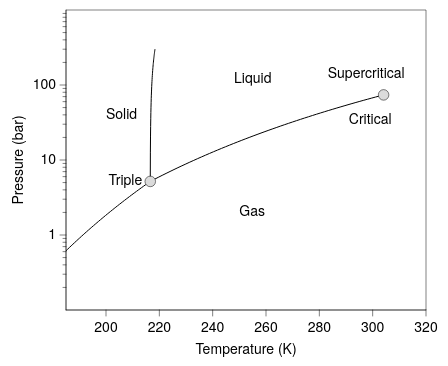

Source (Vega-Lite JSON):
### Vega-Lite specification from a JSON file in a GitHub repository (floating-point values rounded to 4 significant figures; data arrays with more than 128 entries replaced by an {"elided": "..."} marker saying what was removed)
{"background": null, "config": {"arc": {"fill": "#DBDBDB", "fillOpacity": 1.0, "innerRadius": 37.5, "padAngle": 0.03, "stroke": "black", "strokeOpacity": 1, "strokeWidth": 0.25}, "area": {"fill": "#DBDBDB", "fillOpacity": 1.0, "stroke": "black", "strokeOpacity": 1, "strokeWidth": 0.25}, "axis": {"domain": true, "domainCap": "round", "domainColor": "black", "domainWidth": 0.25, "grid": false, "gridCap": "round", "gridColor": "#F1F1F1", "gridDash": [0, 0], "gridOpacity": 1.0, "gridWidth": 0.25, "labelColor": "black", "labelFont": "Helvetica Neue, HelveticaNeue, Helvetica, Arial, sans-serif", "labelFontSize": 7, "labelFontStyle": "normal", "labelFontWeight": 400, "offset": 0, "ticks": true, "tickCap": "round", "tickColor": "black", "tickRound": false, "tickSize": 3, "tickWidth": 0.25, "titleColor": "black", "titleFont": "Helvetica Neue, HelveticaNeue, Helvetica, Arial, sans-serif", "titleFontSize": 7, "titleFontStyle": "normal", "titleFontWeight": 400}, "axisX": {"domain": true, "labelAlign": "center", "labelAngle": 0, "labels": true, "ticks": true, "translate": 0}, "axisY": {"domain": true, "labelAlign": "right", "labelAngle": 0, "labels": true, "ticks": true, "translate": 0}, "axisRight": {"domain": true, "labelAlign": "left", "labelAngle": 0, "labels": true, "ticks": true, "translate": 0}, "axisTop": {"domain": true, "labelAlign": "center", "labelAngle": 0, "labels": true, "ticks": true, "translate": 0}, "axisBand": {"tickOffset": 0}, "bar": {"fill": "#DBDBDB", "fillOpacity": 1.0, "stroke": "black", "strokeOpacity": 1, "strokeWidth": 0.25}, "boxplot": {"size": 13.5, "ticks": {"cornerRadius": 0.25, "fill": "black", "opacity": 1, "size": 6.75, "thickness": 0.25}, "box": {"fillOpacity": 1.0, "stroke": "black", "strokeOpacity": 1, "strokeWidth": 0.25}, "median": {"cornerRadius": 0, "fill": "black", "fillOpacity": 1.0, "opacity": 1, "size": 13.5, "thickness": 0.25}, "rule": {"fill": "black", "fillOpacity": 1.0, "size": 15.0, "stroke": "black", "strokeDash": [0, 0], "strokeOpacity": 1, "strokeWidth": 0.25}, "outliers": {"color": "black", "fill": "black", "fillOpacity": 1.0, "size": 0, "stroke": "black", "strokeOpacity": 1, "strokeWidth": 0.25}}, "circle": {"fill": "black", "fillOpacity": 1.0, "size": 1.875, "stroke": null, "strokeOpacity": 1, "strokeWidth": 0.25}, "errorband": {"band": {"fillOpacity": 0.6, "stroke": null, "strokeWidth": 0.25, "strokeOpacity": 1}, "borders": {"opacity": 0, "strokeOpacity": 0.25, "strokeWidth": 1}}, "errorbar": {"opacity": 1, "rule": {"strokeDash": [0, 0], "strokeWidth": 0.25}, "ticks": {"color": "black", "cornerRadius": 0.125, "opacity": 1, "size": 9.0, "thickness": 0.25}, "thickness": 0.25}, "font": "Helvetica Neue, HelveticaNeue, Helvetica, Arial, sans-serif", "geoshape": {"fill": "#DBDBDB", "fillOpacity": 1.0, "stroke": "black", "strokeOpacity": 1, "strokeWidth": 0.25}, "header": {"labelColor": "black", "labelFont": "Helvetica Neue, HelveticaNeue, Helvetica, Arial, sans-serif", "labelFontSize": 7, "labelFontStyle": "normal", "labelFontWeight": 400, "titleColor": "black", "titleFont": "Helvetica Neue, HelveticaNeue, Helvetica, Arial, sans-serif", "titleFontSize": 7, "titleFontStyle": "normal", "titleFontWeight": 400, "titlePadding": 0}, "legend": {"disable": false, "offset": 4.5, "titlePadding": 4, "labelOffset": 2, "gradientLabelOffset": 2, "gradientLength": 75.0, "gradientThickness": 7.5, "gradientOpacity": 1.0, "gradientStrokeColor": "black", "gradientStrokeWidth": 0.25, "labelColor": "black", "labelFont": "Helvetica Neue, HelveticaNeue, Helvetica, Arial, sans-serif", "labelFontSize": 7, "labelFontStyle": "normal", "labelFontWeight": 400, "strokeColor": "black", "strokeWidth": 0, "symbolSize": 42, "symbolStrokeColor": "black", "symbolStrokeWidth": 0.25, "titleColor": "black", "titleFont": "Helvetica Neue, HelveticaNeue, Helvetica, Arial, sans-serif", "titleFontSize": 7, "titleFontStyle": "normal", "titleFontWeight": 400}, "line": {"color": "black", "stroke": "black", "strokeCap": "butt", "strokeDash": [0, 0], "strokeOpacity": 1, "strokeWidth": 0.5}, "point": {"filled": true, "fill": "#DBDBDB", "fillOpacity": 1.0, "size": 7.5, "stroke": "black", "strokeOpacity": 1, "strokeWidth": 0.25}, "range": {"category": ["#B2B2B2", "#4A7CD3", "#008542", "#664CAF", "#509F98", "#636363", "#284F93", "#005226", "#382864", "#285753"], "diverging": {"scheme": ["#443E60", "#5F597E", "#7C759B", "#9994B6", "#B7B4CC", "#D6D5DC", "#F6F6F6", "#D1DAD9", "#A4C2BF", "#7AA9A4", "#578E89", "#37736E", "#1B5954"]}, "heatmap": {"scheme": ["#440154", "#472270", "#433E82", "#38598C", "#2C728E", "#238A8D", "#24A086", "#39B578", "#5DC862", "#96D646", "#CAE02D", "#FDE724"]}, "ordinal": {"scheme": ["#F1F1F1", "#DBDBDB", "#C6C6C6", "#B2B2B2", "#9D9D9D", "#898989", "#767676", "#636363", "#515151", "#404040", "#2F2F2F", "#1F1F1F"]}, "ramp": {"scheme": ["#440154", "#472270", "#433E82", "#38598C", "#2C728E", "#238A8D", "#24A086", "#39B578", "#5DC862", "#96D646", "#CAE02D", "#FDE724"]}}, "rule": {"color": "black", "stroke": "black", "strokeCap": "round", "strokeDash": [2, 2], "strokeOpacity": 1, "strokeWidth": 0.25}, "scale": {"barBandPaddingInner": 0.1, "rectBandPaddingInner": 0, "tickBandPaddingInner": 0.1, "bandPaddingOuter": 0.1, "bandWithNestedOffsetPaddingInner": 0.2, "bandWithNestedOffsetPaddingOuter": 0.2, "offsetBandPaddingInner": 0, "offsetBandPaddingOuter": 0, "round": false}, "rect": {"fill": "#DBDBDB", "fillOpacity": 1.0, "stroke": "black", "strokeOpacity": 1, "strokeWidth": 0.25}, "square": {"fill": "#DBDBDB", "fillOpacity": 1.0, "size": 15.0, "stroke": "black", "strokeOpacity": 1, "strokeWidth": 0.25}, "text": {"color": "black", "font": "Helvetica Neue, HelveticaNeue, Helvetica, Arial, sans-serif", "fontSize": 7, "fontStyle": "normal", "fontWeight": 400}, "tick": {"color": "black", "cornerRadius": 0.125, "opacity": 1.0, "size": 13.5, "thickness": 0.25}, "title": {"anchor": "middle", "frame": "group", "color": "black", "font": "Helvetica Neue, HelveticaNeue, Helvetica, Arial, sans-serif", "fontSize": 7, "fontStyle": "normal", "fontWeight": 400, "subtitleColor": "black", "subtitleFont": "Helvetica Neue, HelveticaNeue, Helvetica, Arial, sans-serif", "subtitleFontSize": "Helvetica Neue, HelveticaNeue, Helvetica, Arial, sans-serif", "subtitleFontStyle": "normal", "subtitleFontWeight": 400}, "trail": {"color": "black", "opacity": 1, "size": 0.5}, "view": {"continuousWidth": 180, "continuousHeight": 150, "discreteWidth": 180, "discreteHeight": 150, "fill": null, "stroke": "black", "strokeWidth": 0.25}}, "layer": [{"layer": [{"data": {"name": "data-8fe92955c799ebca20823ced94063bf8"}, "mark": {"type": "line"}, "encoding": {"detail": {"field": "boundary", "type": "nominal"}, "x": {"field": "T", "scale": {"domain": [185, 320], "nice": false}, "title": "Temperature (K)", "type": "quantitative"}, "y": {"axis": {"values": [1, 10, 100]}, "field": "P", "scale": {"domain": [1, 300], "nice": false, "type": "log"}, "title": "Pressure (bar)", "type": "quantitative"}}}, {"data": {"name": "data-552e38837a02bf9e1416e4e04ed8ceca"}, "mark": {"type": "point", "filled": true, "opacity": 1, "size": 28}, "encoding": {"x": {"field": "T", "type": "quantitative"}, "y": {"field": "P", "type": "quantitative"}}}, {"data": {"values": [{"__dysonsphere__": 1}]}, "mark": {"type": "text", "align": "left", "angle": 0, "baseline": "middle", "dx": 0, "dy": 0, "opacity": 1.0}, "encoding": {"text": {"value": "Solid"}, "x": {"datum": 200.0}, "y": {"datum": 40.0}}}, {"data": {"values": [{"__dysonsphere__": 1}]}, "mark": {"type": "text", "align": "left", "angle": 0, "baseline": "middle", "dx": 0, "dy": 0, "opacity": 1.0}, "encoding": {"text": {"value": "Liquid"}, "x": {"datum": 248.0}, "y": {"datum": 120.0}}}, {"data": {"values": [{"__dysonsphere__": 1}]}, "mark": {"type": "text", "align": "left", "angle": 0, "baseline": "middle", "dx": 0, "dy": 0, "opacity": 1.0}, "encoding": {"text": {"value": "Gas"}, "x": {"datum": 250.0}, "y": {"datum": 2.0}}}, {"data": {"values": [{"__dysonsphere__": 1}]}, "mark": {"type": "text", "align": "right", "angle": 0, "baseline": "middle", "dx": 0, "dy": 0, "opacity": 1.0}, "encoding": {"text": {"value": "Supercritical"}, "x": {"datum": 312.0}, "y": {"datum": 140.0}}}, {"data": {"values": [{"__dysonsphere__": 1}]}, "mark": {"type": "text", "align": "right", "angle": 0, "baseline": "middle", "dx": -4, "dy": 0, "opacity": 1.0}, "encoding": {"text": {"value": "Triple"}, "x": {"datum": 216.6}, "y": {"datum": 5.18}}}, {"data": {"values": [{"__dysonsphere__": 1}]}, "mark": {"type": "text", "align": "right", "angle": 0, "baseline": "middle", "dx": 4, "dy": 0, "opacity": 1.0}, "encoding": {"text": {"value": "Critical"}, "x": {"datum": 304.1}, "y": {"datum": 34.0}}}]}, {"data": {"name": "data-8fe92955c799ebca20823ced94063bf8"}, "mark": {"type": "point", "opacity": 0}, "encoding": {"y": {"axis": {"domain": false, "grid": false, "labels": false, "orient": "left", "tickSize": 1.5, "ticks": true, "values": [0.2, 0.3, 0.4, 0.5, 0.6, 0.7, 0.8, 0.9, 2, 3, 4, 5, 6, 7, 8, 9, 20, 30, 40, 50, 60, 70, 80, 90, 200, 300, 400, 500, 600, 700, 800, 900]}, "field": "P", "scale": {"base": 10, "domain": [0.1, 1000], "type": "log"}, "title": null, "type": "quantitative"}}, "transform": [{"filter": "false"}]}], "resolve": {"axis": {"y": "independent"}}, "$schema": "https://vega.github.io/schema/vega-lite/v6.4.1.json", "datasets": {"data-8fe92955c799ebca20823ced94063bf8": {"elided": "150 records"}, "data-552e38837a02bf9e1416e4e04ed8ceca": [{"T": 216.6, "P": 5.18}, {"T": 304.1, "P": 73.8}]}}
